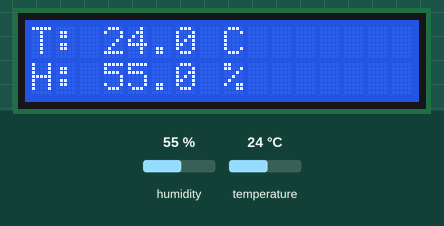
A sketch run on a simulated Arduino Uno, built with avr-gcc and run on an emulated ATmega328P. Parts: 16×2 character LCD. The test bench sets the inputs (shaded band); at power-on: humidity 55 %, temperature 24 °C. What the sketch prints to the serial monitor is not drawn.

Above: at 3.8 s.
3.9 s: humidity set to 22 %
At 5.5 s:
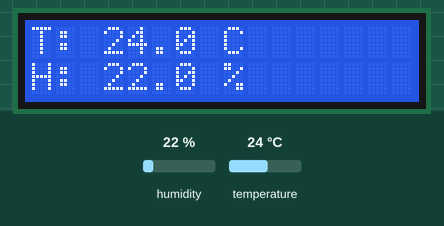
6.3 s: temperature set to 12 °C
At 7.5 s:
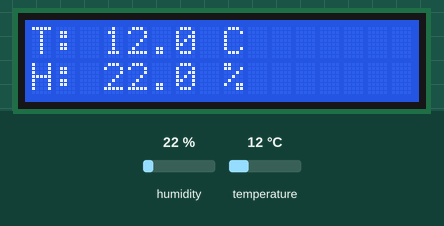
8.4 s: humidity set to 40 %
At 9.5 s:
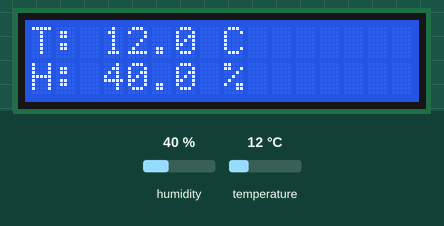
10.5 s: temperature set to 19 °C
At 11.5 s:
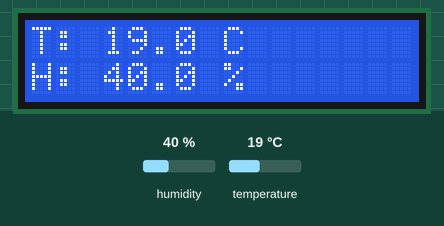
Timing chart, 0 to 13.5 s (numbered marks = the images above; inputs shaded):
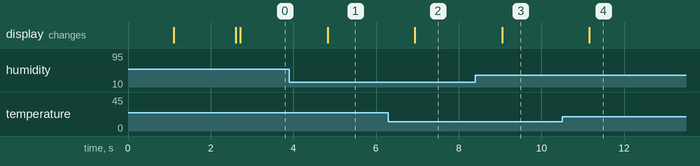

The sketch:

sht31_nas_monitor.ino
```cpp
#include <Wire.h>
#include <LiquidCrystal_I2C.h>
#include <SHT31.h>

LiquidCrystal_I2C lcd(0x3F, 16, 2);
SHT31 sht31;

void setup() {
  Serial.begin(9600);
  Wire.begin();
  Wire.setClock(50000); // 50kHz pour la stabilité avec les clones

  lcd.init();
  lcd.backlight();
  lcd.setCursor(0, 0);
  lcd.print("Init LCD OK !");
  delay(1000);

  lcd.clear();
  lcd.setCursor(0, 0);
  lcd.print("Init SHT31...");

  if (sht31.begin()) {
    lcd.setCursor(0, 1);
    lcd.print("Capteur OK !");
    Serial.println("SHT31 initialise avec succes.");
  } else {
    lcd.setCursor(0, 1);
    lcd.print("Echec init SHT31");
    Serial.println("Erreur: SHT31 non trouve.");
  }
  delay(1500);
  lcd.clear();
}

void loop() {
  sht31.read();
  float temp = sht31.getTemperature();
  float hum = sht31.getHumidity();

  if (isnan(temp) || isnan(hum)) {
    lcd.setCursor(0, 0);
    lcd.print("Erreur lecture !");
    delay(2000);
    return;
  }

  lcd.setCursor(0, 0);
  lcd.print("T: ");
  lcd.print(temp, 1);
  lcd.print(" C      ");

  lcd.setCursor(0, 1);
  lcd.print("H: ");
  lcd.print(hum, 1);
  lcd.print(" %      ");

  Serial.print("DATA,");
  Serial.print(temp, 1);
  Serial.print(",");
  Serial.println(hum, 1);

  delay(2000);
}
```

Measured:
- after the input at 3.9 s, the display: changes after 0.93 s (image 1)
- after the input at 6.3 s, the display: changes after 0.64 s (image 2)
- after the input at 8.4 s, the display: changes after 0.65 s (image 3)
- after the input at 10.5 s, the display: changes after 0.66 s (image 4)
